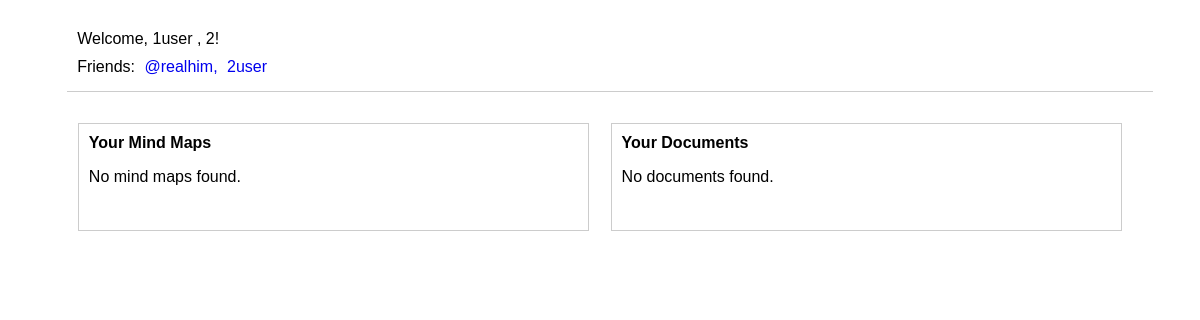
/members/ (signed in), run on the app's committed database.
### members/models.py (models this page shows)
class Member(models.Model):
    username = models.CharField(max_length=255)
    authuser = models.OneToOneField(User, on_delete=models.CASCADE)
    userId = models.BigAutoField(auto_created=True, primary_key=True, serialize=False, unique = True, null = False)
    friends = models.ManyToManyField("self", blank = True)
    def __str__(self):
        return self.username

### members/views.py (the view, shortened to what this page needs)
# urls.py: path('members/', views.myuser_dashboard, name='myuser_dashboard'),
@login_required  # Protects the view; redirects to login if not logged in
def myuser_dashboard(request):
    if Member.objects.filter(authuser=request.user).exists():
        member = Member.objects.filter(authuser = request.user)[0]
        context = {
        'documents': Document.objects.filter(creatorId = member.userId),
        'mindmaps': Mindmap.objects.filter(creatorId = member.userId),
        'username':member.username,
        'user':request.user,
        'member':member,
        'friends': Member.objects.filter(friends = member),
        }
        return render(request, 'members/myuser_dashboard.html', context)
    return HttpResponse("No Response")

### members/templates/members/myuser_dashboard.html (shortened to what this page needs)
<!DOCTYPE html>
<html>
<head>
</head>
<body>
    <div class="container">
        <div class="header">
            <div class="user-info">
                <span>Welcome, {{ user.username }} , {{member.userId}}!</span>
                {% if friends %}
                    <div class="friends-list">
                        <span>Friends:</span>
                        {% for friend in friends %}
                            <a href="/members/{{friend}}"><span>{{ friend.username }}{% if not forloop.last %}, {% endif %}</span></a>
                        {% endfor %}
                    </div>
                {% endif %}
            </div>
        </div>
        <div class="content">  <div class="section">
                <div class="section-title">Your Mind Maps</div>
                {% if mindmaps %}
                    <ul>
                        {% for mindmap in mindmaps %}
                            <li>{{ mindmap.name }}</li>
                        {% endfor %}
                    </ul>
                {% else %}
                    <p>No mind maps found.</p>
                {% endif %}
                <br>
            </div>
            <div class="section">
                <div class="section-title">Your Documents</div>
                {% if documents %}
                    <ul>
                        {% for document in documents %}
                            <li>{{ document.name }}</li>
                        {% endfor %}
                    </ul>
                {% else %}
                    <p>No documents found.</p>
                {% endif %}
                <br>
            </div>
        </div>  </div>
</body>
</html>

### members/templates/members/myuser_dashboard.html (style rules this page uses)
body { font-family: sans-serif; }
.container { width: 90%; margin: 20px auto; }
.header { width: 100%; margin-bottom: 20px; display: flex; justify-content: space-between; align-items: center; padding: 10px; border-bottom: 1px solid #ccc; }
.user-info { display: flex; flex-direction: column; align-items: flex-start; }
.user-info span { margin-bottom: 5px; }
.friends-list { margin-top: 5px; }
.friends-list span { display: inline-block; margin-right: 5px; }
.content { display: flex; flex-wrap: wrap; justify-content: flex-start; }
.section { width: 48%; margin: 1%; border: 1px solid #ccc; padding: 10px; box-sizing: border-box; }
.section-title { font-weight: bold; margin-bottom: 10px; }

### data on the page
Member: userId "2"
Member: username "@realhim"
Member: username "2user"

### other printed values
{{ user.username }} "1user"
